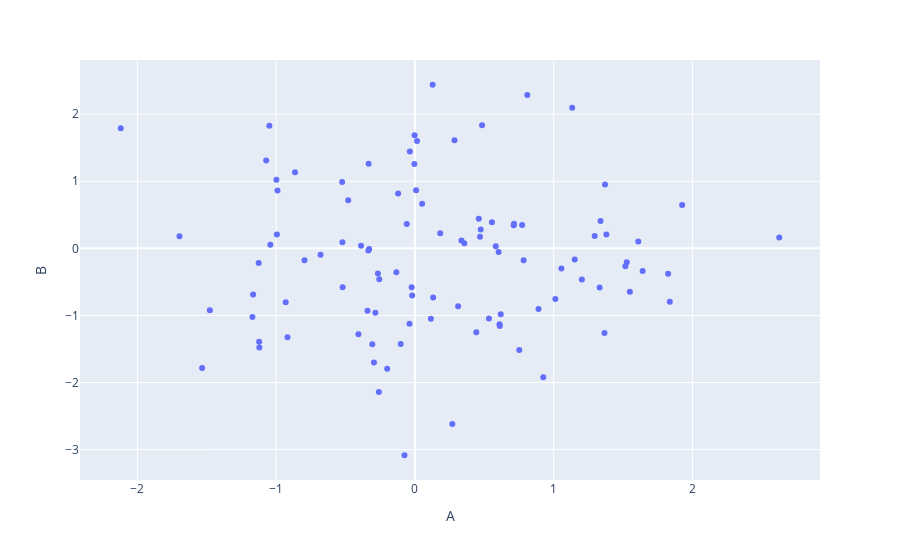

The notebook cell this image was saved under:
### Markdown cell above
### Scatter Plot

### Code cell
# df.iplot(kind='scatter', x='A', y='B', mode='markers', size=10)
px.scatter(x=df['A'], y=df['B'])
px.scatter(df, x='A', y='B')
